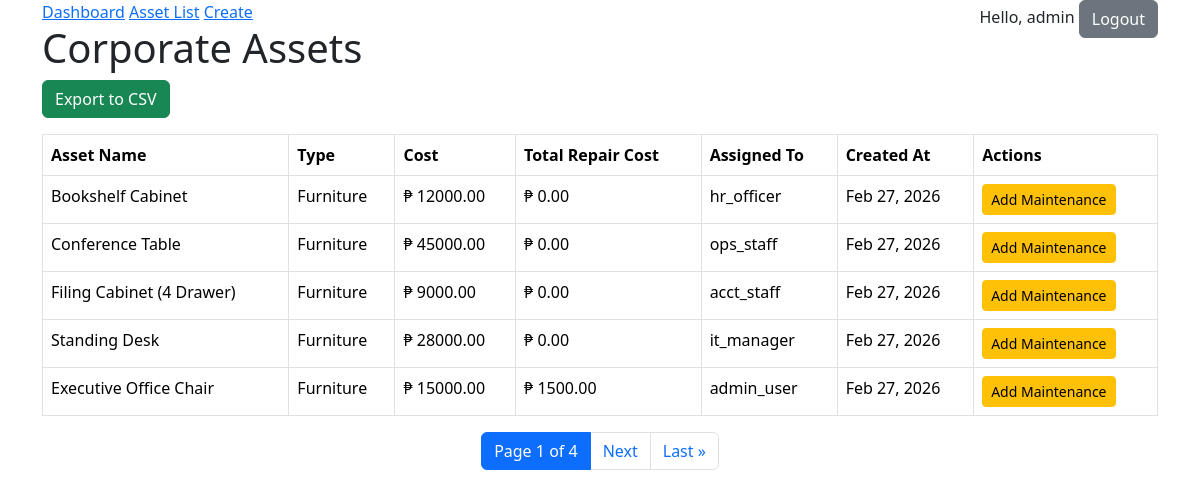
The app's page /list/ (signed in) with its own data.
### assets/models.py (models this page shows, shortened)
class User(AbstractUser):
    department = models.ForeignKey(
        Department,
        on_delete=models.SET_NULL,
        null=True,
        blank=True,
        related_name='users'
    )

class TimeStampedModel(models.Model):
    created_at = models.DateTimeField(auto_now_add=True)
    updated_at = models.DateTimeField(auto_now=True)
    class Meta:
        abstract = True

class Asset(TimeStampedModel):
    ASSET_TYPES = (
        ('LAPTOP', 'Laptop'),
        ('MONITOR', 'Monitor'),
        ('PHONE', 'Phone'),
        ('FURNITURE', 'Furniture'),
    )
    name = models.CharField(max_length=100)
    asset_type = models.CharField(max_length=20, choices=ASSET_TYPES)
    cost = models.DecimalField(max_digits=10, decimal_places=2)
    repair_cost = models.DecimalField(max_digits=12, decimal_places=2, null=True, blank=True)
    assigned_to = models.ForeignKey(User, on_delete=models.SET_NULL, null=True, blank=True, related_name='assets')

### assets/views.py (the view)
# urls.py: path('list/', AssetListView.as_view(), name='asset-list'),
class AssetListView(LoginRequiredMixin, ListView):
    model = Asset
    template_name = "assets/asset_list.html"
    context_object_name = "assets"
    paginate_by = 5   # ✅ Required by activity
    def get_queryset(self):
        return (
            Asset.objects
            .select_related('assigned_to')
            .annotate(
                repair_total=Coalesce(
                    Sum('maintenance_logs__cost'),
                    Value(0),
                    output_field=DecimalField()
                )
            )
            .order_by('-created_at')
        )

### assets/templates/assets/asset_list.html (shortened to what this page needs)
{% extends "assets/base.html" %}
{% block content %}
<h1>Corporate Assets</h1>
<a href="{% url 'export-assets-csv' %}"
   class="btn btn-success mb-3">
   Export to CSV
</a>
<table class="table table-bordered">
    <thead>
        <tr>
            <th>Asset Name</th>
            <th>Type</th>
            <th>Cost</th>
            <th>Total Repair Cost</th>
            <th>Assigned To</th>
            <th>Created At</th>
            <th>Actions</th>
        </tr>
    </thead>
    <tbody>
        {% for asset in page_obj %}
        <tr>
            <td>{{ asset.name }}</td>
            <td>{{ asset.get_asset_type_display }}</td>
            <td>₱ {{ asset.cost|floatformat:2 }}</td>
            <td>₱ {{ asset.repair_total|floatformat:2 }}</td>
            <td>
                {% if asset.assigned_to %}
                    {{ asset.assigned_to.username }}
                {% else %}
                    <span class="text-danger">Unassigned</span>
                {% endif %}
            </td>
            <td>{{ asset.created_at|date:"M d, Y" }}</td>
            <td>
                <a href="{% url 'maintenance-add' asset.id %}"
                   class="btn btn-warning btn-sm">
                   Add Maintenance
                </a>
            </td>
        </tr>
        {% empty %}
        <tr>
            <td colspan="7" class="text-center">
                No assets found.
            </td>
        </tr>
        {% endfor %}
    </tbody>
</table>
<nav>
  <ul class="pagination justify-content-center">
    <li class="page-item active">
      <span class="page-link">
        Page {{ page_obj.number }} of {{ page_obj.paginator.num_pages }}
      </span>
    </li>
    {% if page_obj.has_next %}
      <li class="page-item">
        <a class="page-link" href="?page={{ page_obj.next_page_number }}">
          Next
        </a>
      </li>
      <li class="page-item">
        <a class="page-link" href="?page={{ page_obj.paginator.num_pages }}">
          Last &raquo;
        </a>
      </li>
    {% endif %}
  </ul>
</nav>
{% endblock %}

### assets/templates/assets/base.html (shortened to what this page needs)
<!DOCTYPE html>
<html>
<head>
    <link href="https://cdn.jsdelivr.net/npm/bootstrap@5.3.8/dist/css/bootstrap.min.css" rel="stylesheet">
</head>
<body class="container">
    <nav>
        <a href="{% url 'dashboard' %}">Dashboard</a>
        <a href="{% url 'asset-list' %}">Asset List</a>
        <a href="{% url 'asset-create' %}">Create</a>
        <div style="float:right">
            {% if user.is_authenticated %}
                <span>Hello, {{ user.username }}</span>
                <form action="{% url "logout" %}" method="post" style="display:inline">
                    <button type="submit" class="btn btn-secondary">Logout</button>
                </form>
            {% else %}
                <a href="{% url 'login' %}">Login</a>
                <a href="{% url 'register' %}">Register</a>
            {% endif %}
        </div>
    </nav>
    {% block content %}{% endblock %}
</body>
</html>

### records on screen
User: username "admin"
Asset: name "Bookshelf Cabinet", asset_type "Furniture", cost "12000.00", repair_total "0.00", assigned_to.username "hr_officer", created_at "Feb 27, 2026"
Asset: name "Conference Table", asset_type "Furniture", cost "45000.00", repair_total "0.00", assigned_to.username "ops_staff", created_at "Feb 27, 2026"
Asset: name "Filing Cabinet (4 Drawer)", asset_type "Furniture", cost "9000.00", repair_total "0.00", assigned_to.username "acct_staff", created_at "Feb 27, 2026"
Asset: name "Standing Desk", asset_type "Furniture", cost "28000.00", repair_total "0.00", assigned_to.username "it_manager", created_at "Feb 27, 2026"
Asset: name "Executive Office Chair", asset_type "Furniture", cost "15000.00", repair_total "1500.00", assigned_to.username "admin_user", created_at "Feb 27, 2026"

### other values on screen
{{ page_obj.number }} "1"
{{ page_obj.paginator.num_pages }} "4"
